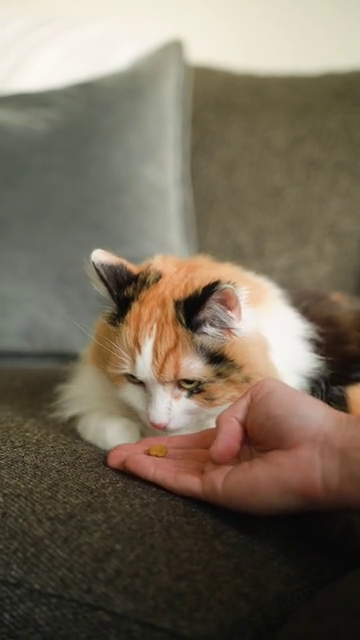
#> input picture frame 48 of OpenCV/video.mp4, 360 x 640 px
$ jupyter execute '02. 동영상 출력.ipynb'
#> lines starting #> are read from the running program, lines starting #| are printed output that depends on the picture; after the words box and inside, x2 and y2 are one past the last pixel; in counts of white or black regions, pixels touching at a corner belong together
# 2. 동영상 출력

# 동영상 파일 출력

[cell 1]
import cv2
cap=cv2.VideoCapture('video.mp4')

while cap.isOpened(): # 동영상 파일이 올바로 열렸는지?
    ret, frame = cap.read() # ret : 성공여부, frame : 받아온 이미지 (프레임)
#> frame is the input picture: shape (640, 360, 3); mean B, G, R 89.9, 106.5, 117.6
    if not ret:
        print('더 이상 가져올 프레임이 없어요')
        break

    cv2.imshow('video', frame)

    if cv2.waitKey(1) == ord('q'):
#> (key q is pressed here)
        print('사용자 입력에 의해 종료합니다')
        break
cap.release() # 자원 해제
cv2.destroyAllWindows() # 모든 창 닫기

# 카메라 출력

[cell 2]
import cv2
cap=cv2.VideoCapture(0) # 0번째 카메라 장치 (Device ID)

if not cap.isOpened(): #카메라가 잘 열리지 않은 경우
    exit() #프로그램 종료

while True:
    ret, frame = cap.read()
    if not ret:
        break

    cv2.imshow('video', frame)
    if cv2.waitKey(1)==ord('q'):
#> (key q is pressed here)
        break

cap.release()
cv2.destroyAllWindows()

# 동영상 변형(자르기)

[cell 3]
import cv2
cap=cv2.VideoCapture('video.mp4')

while cap.isOpened(): # 동영상 파일이 올바로 열렸는지?
    ret, frame = cap.read() # ret : 성공여부, frame : 받아온 이미지 (프레임)
    if not ret:
        print('더 이상 가져올 프레임이 없어요')
        break

    cv2.imshow('video', frame)

    if cv2.waitKey(1) == ord('q'):
#> (key q is pressed here)
        print('사용자 입력에 의해 종료합니다')
        break
cap.release() # 자원 해제
cv2.destroyAllWindows() # 모든 창 닫기

[cell 4]
import cv2
import time
import random
cap = cv2.VideoCapture('video.mp4')# 1.mp4

w=int(cap.get(cv2.CAP_PROP_FRAME_WIDTH))
h=int(cap.get(cv2.CAP_PROP_FRAME_HEIGHT))

fourcc=cv2.VideoWriter_fourcc('m','p','4','v')
out=cv2.VideoWriter('output_%s.mp4'%time.time(),fourcc, cap.get(cv2.CAP_PROP_FPS)/1,(w,h))

# 1/2배속 동영상으로 저장할 경우 : cap.get(cv2.CAP_PROP_FPS) / 2
# VideoWriter 동영상 저장
while cap.isOpened():
    ret,img=cap.read()  # 한프레임씩 불러옴
    if not ret:
        break
    crop = img[200:400,150:350]
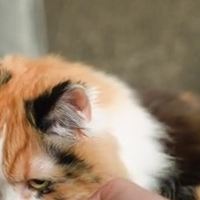
#> crop: shape (200, 200, 3); mean B, G, R 105.6, 128.7, 149.3
    crop=cv2.GaussianBlur(crop,(9,9),sigmaX=10)#가우시안 블러 효과
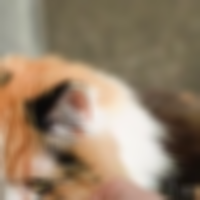
#> crop: shape (200, 200, 3); mean B, G, R 105.6, 128.7, 149.2
    img[200:400,150:350]=crop
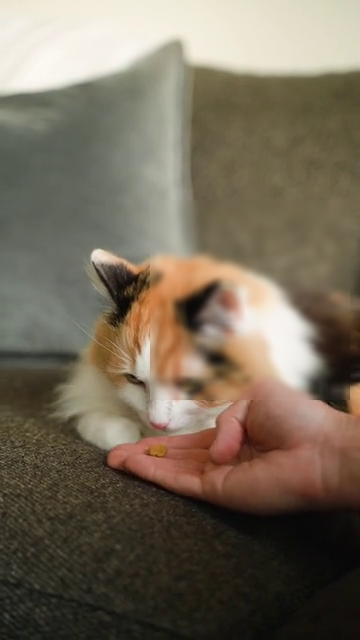
#> img: shape (640, 360, 3); 16.79% of pixels changed, all inside (x1, y1, x2, y2) = (150, 200, 350, 400)
    cv2.imshow('gary',img)
#     cv2.imshow('gary',crop)

    if cv2.waitKey(1)==ord('q'):
#> (key q is pressed here)
        break

out.release()
cap.release()

$ run again, starting later in the video
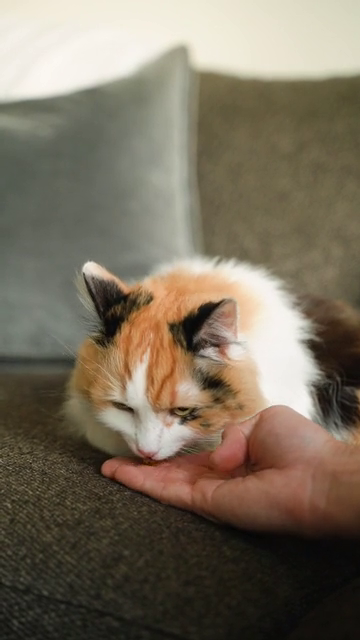
#> input picture frame 218 of OpenCV/video.mp4, 360 x 640 px
#> frame is the input picture: shape (640, 360, 3); mean B, G, R 93.6, 110.4, 121.1
#> `crop = img[200:400,150:350]`:
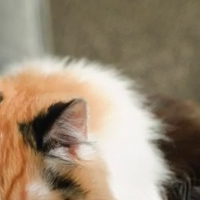
#> crop: shape (200, 200, 3); mean B, G, R 115.9, 138, 155.1
#> `crop=cv2.GaussianBlur(crop,(9,9),sigmaX=10)#가우시안 블러 효과`:
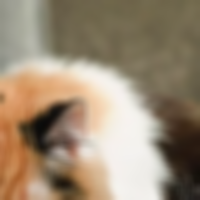
#> crop: shape (200, 200, 3); mean B, G, R 115.9, 138, 155.1
#> img: shape (640, 360, 3); 16.47% of pixels changed, all inside (x1, y1, x2, y2) = (150, 200, 350, 400)

$ run again, starting later in the video
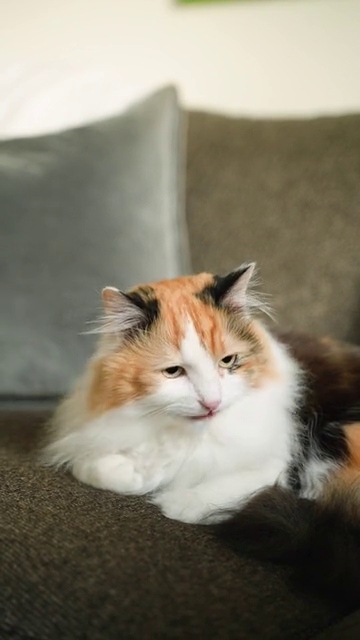
#> input picture frame 388 of OpenCV/video.mp4, 360 x 640 px
#> frame is the input picture: shape (640, 360, 3); mean B, G, R 111, 127, 132.9
#> `crop=cv2.GaussianBlur(crop,(9,9),sigmaX=10)#가우시안 블러 효과`:
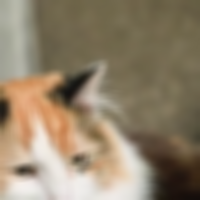
#> crop: shape (200, 200, 3); mean B, G, R 107.3, 130.2, 145.2
#> `img[200:400,150:350]=crop`:
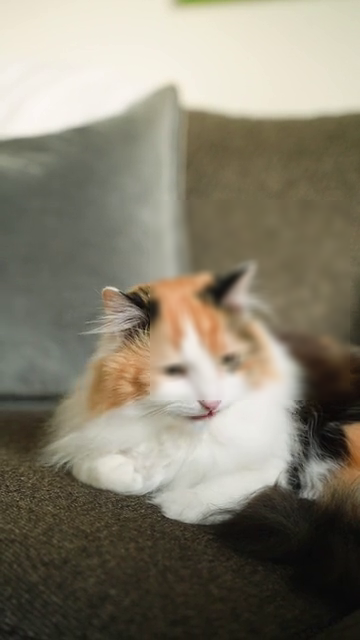
#> img: shape (640, 360, 3); 16.84% of pixels changed, all inside (x1, y1, x2, y2) = (150, 200, 350, 400)
